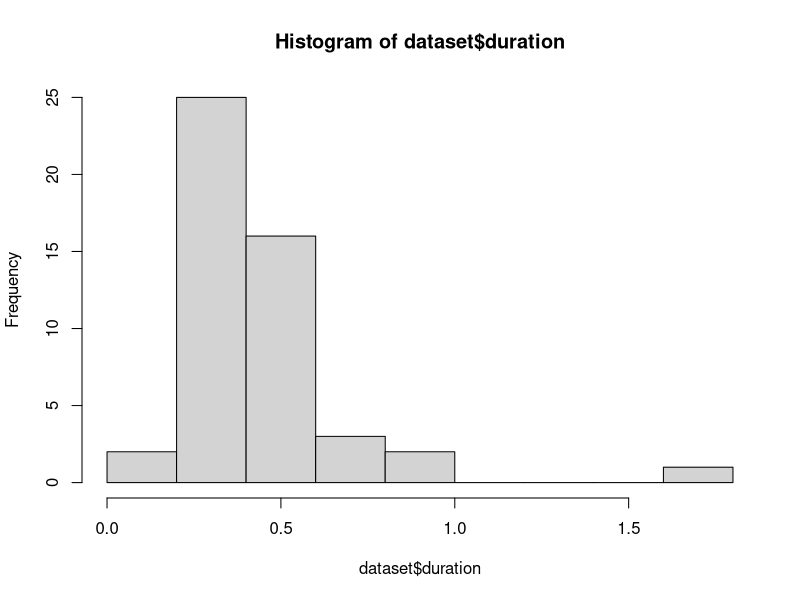
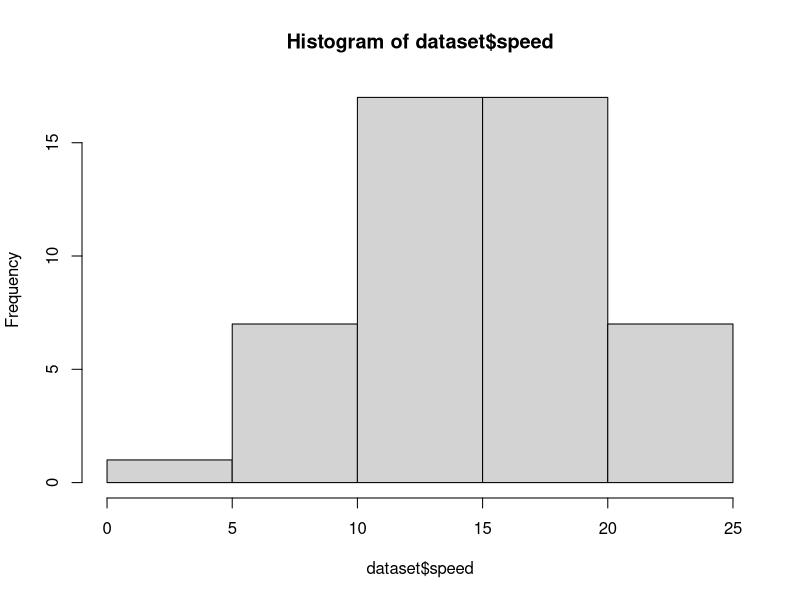

Write R code to recreate these figures, in order.
## ---- chunk 1
install.packages("tidyverse")
## ---- chunk 2
require(tidyverse)
## ---- chunk 3
dataset <- cars
## ---- chunk 4
summary(dataset)
## ---- chunk 5
dataset <- dataset %>% filter(dist > 2)
## ---- chunk 6
dataset$duration <- dataset$speed / dataset$dist
## ---- chunk 7
dataset$duration <- dataset$speed / dataset$dist
## ---- chunk 8
hist(dataset$duration)
## ---- chunk 9
hist(dataset$speed)
## ---- chunk 10
cor(dataset$dist, dataset$speed)
## ---- chunk 11
glm(duration ~ speed, data = dataset) %>%
  summary()
